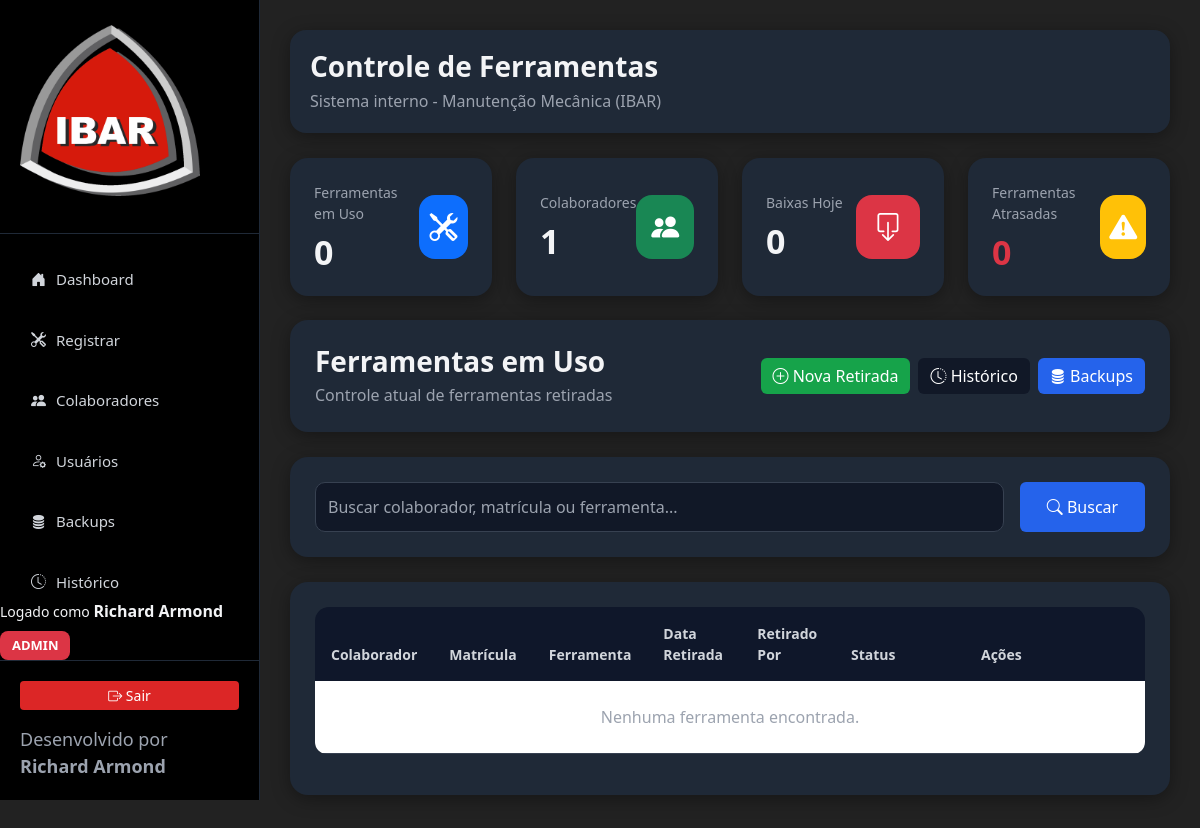
The app's page / (signed in), older data.
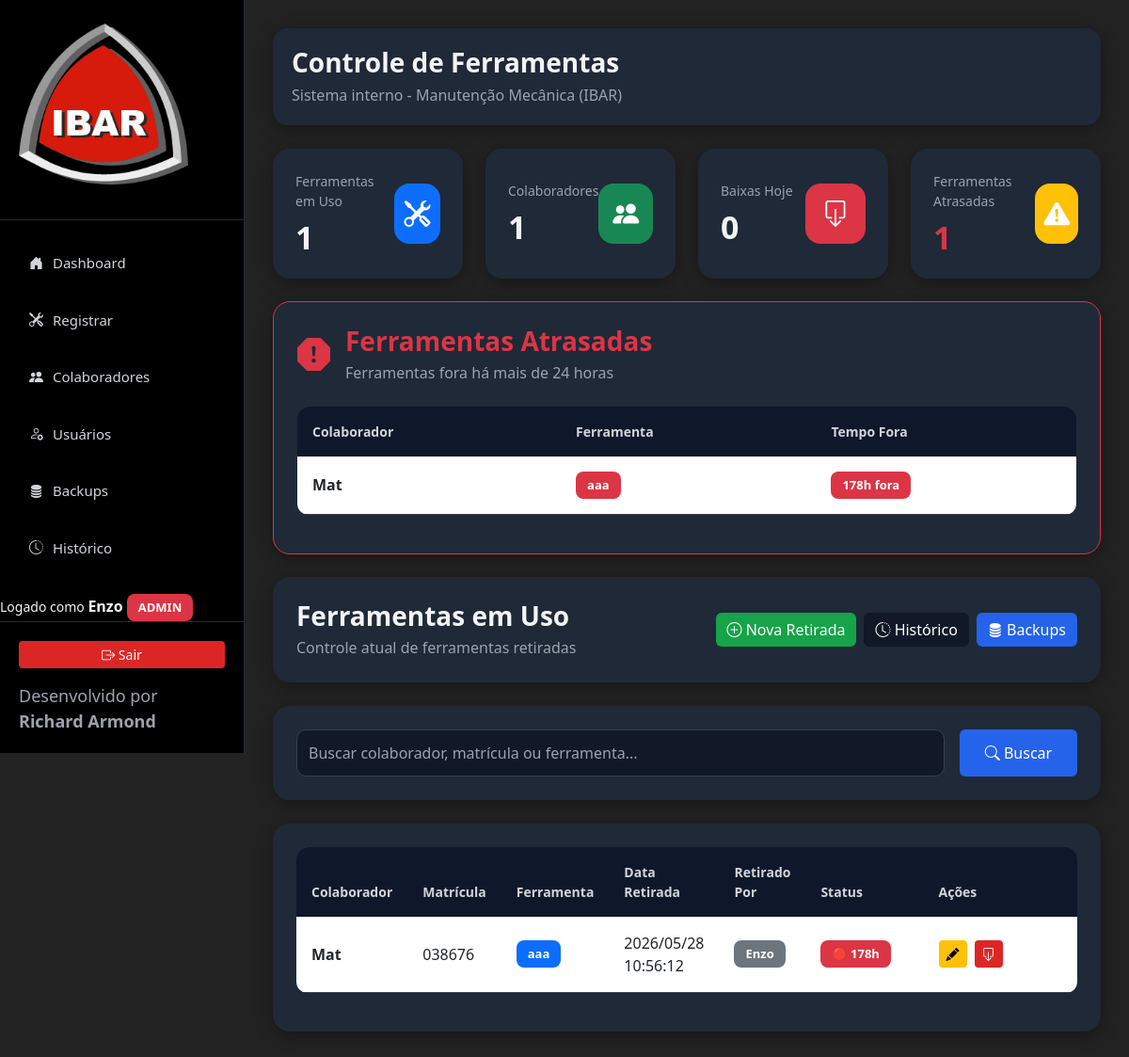
The same page, newer data.
### tables this page shows
CREATE TABLE ferramentas (
            id INTEGER PRIMARY KEY AUTOINCREMENT,

            matricula TEXT NOT NULL,
            nome TEXT NOT NULL,

            ferramenta TEXT NOT NULL,

            data_registro TEXT NOT NULL,

            retirado_por_usuario TEXT,
            retirado_por_nome TEXT
        );

### Ferramentas.py (the view)
@app.route('/')
@login_obrigatorio
def index():
    busca = request.args.get('busca', '').strip()
    with conectar() as con:
        if busca:
            busca_like = f'%{busca}%'
            ferramentas = con.execute('''
            SELECT *
            FROM ferramentas
            WHERE LOWER(nome) LIKE LOWER(?)
               OR LOWER(ferramenta) LIKE LOWER(?)
               OR LOWER(matricula) LIKE LOWER(?)
            ORDER BY data_registro DESC
            ''', (
                busca_like,
                busca_like,
                busca_like
            )).fetchall()
        else:
            ferramentas = con.execute('''
            SELECT *
            FROM ferramentas
            ORDER BY data_registro DESC
            ''').fetchall()
        lista_ferramentas = []
        atrasadas = []
        for f in ferramentas:
            item = dict(f)
            try:
                retirada = datetime.strptime(
                    f['data_registro'],
                    '%Y-%m-%d %H:%M:%S'
                )
                agora = datetime.now()
                diferenca = agora - retirada
                horas = int(diferenca.total_seconds() / 3600)
                item['horas_fora'] = horas
                if horas >= 24:
                    item['status'] = 'danger'
                    atrasadas.append(item)
                elif horas >= 12:
                    item['status'] = 'warning'
                else:
                    item['status'] = 'success'
            except:
                item['horas_fora'] = 0
                item['status'] = 'success'
            lista_ferramentas.append(item)
        total_ferramentas = con.execute('''
        SELECT COUNT(*)
        FROM ferramentas
        ''').fetchone()[0]
        total_colaboradores = con.execute('''
        SELECT COUNT(*)
        FROM usuarios
        ''').fetchone()[0]
        baixadas_hoje = con.execute('''
        SELECT COUNT(*)
        FROM baixadas
        WHERE DATE(data_baixa)=DATE('now')
        ''').fetchone()[0]
        ultima_retirada = con.execute('''
        SELECT nome, ferramenta
        FROM ferramentas
        ORDER BY id DESC
        LIMIT 1
        ''').fetchone()
    return render_template(
        'index.html',
        ferramentas=lista_ferramentas,
        atrasadas=atrasadas,
        busca=busca,
        total_ferramentas=total_ferramentas,
        total_colaboradores=total_colaboradores,
        baixadas_hoje=baixadas_hoje,
        ultima_retirada=ultima_retirada
    )

### templates/index.html
{% extends 'base.html' %}
{% block content %}
<div class="row g-4 mb-4">
    <div class="col-lg-3 col-md-6">
        <div class="dashboard-card">
            <div>
                <p class="dashboard-title">
                    Ferramentas em Uso
                </p>
                <h2>
                    {{ total_ferramentas }}
                </h2>
            </div>
            <div class="dashboard-icon bg-primary">
                <i class="bi bi-tools"></i>
            </div>
        </div>
    </div>
    <div class="col-lg-3 col-md-6">
        <div class="dashboard-card">
            <div>
                <p class="dashboard-title">
                    Colaboradores
                </p>
                <h2>
                    {{ total_colaboradores }}
                </h2>
            </div>
            <div class="dashboard-icon bg-success">
                <i class="bi bi-people-fill"></i>
            </div>
        </div>
    </div>
    <div class="col-lg-3 col-md-6">
        <div class="dashboard-card">
            <div>
                <p class="dashboard-title">
                    Baixas Hoje
                </p>
                <h2>
                    {{ baixadas_hoje }}
                </h2>
            </div>
            <div class="dashboard-icon bg-danger">
                <i class="bi bi-box-arrow-down"></i>
            </div>
        </div>
    </div>
    <div class="col-lg-3 col-md-6">
        <div class="dashboard-card">
            <div>
                <p class="dashboard-title">
                    Ferramentas Atrasadas
                </p>
                <h2 class="text-danger">
                    {{ atrasadas|length }}
                </h2>
            </div>
            <div class="dashboard-icon bg-warning">
                <i class="bi bi-exclamation-triangle-fill"></i>
            </div>
        </div>
    </div>
</div>
{% if atrasadas %}
<div class="card-custom border border-danger mb-4">
    <div class="d-flex align-items-center mb-4">
        <i class="bi bi-exclamation-octagon-fill text-danger me-3"
           style="font-size:35px;"></i>
        <div>
            <h3 class="mb-1 text-danger">
                Ferramentas Atrasadas
            </h3>
            <p class="text-muted mb-0">
                Ferramentas fora há mais de 24 horas
            </p>
        </div>
    </div>
    <div class="table-responsive">
        <table class="table align-middle">
            <thead>
                <tr>
                    <th>Colaborador</th>
                    <th>Ferramenta</th>
                    <th>Tempo Fora</th>
                </tr>
            </thead>
            <tbody>
                {% for a in atrasadas %}
                <tr>
                    <td>
                        <strong>
                            {{ a['nome'] }}
                        </strong>
                    </td>
                    <td>
                        <span class="badge bg-danger">
                            {{ a['ferramenta'] }}
                        </span>
                    </td>
                    <td>
                        <span class="badge bg-danger">
                            {{ a['horas_fora'] }}h fora
                        </span>
                    </td>
                </tr>
                {% endfor %}
            </tbody>
        </table>
    </div>
</div>
{% endif %}
<div class="card-custom">
    <div class="d-flex justify-content-between align-items-center flex-wrap gap-3">
        <div>
            <h3 class="mb-1">
                Ferramentas em Uso
            </h3>
            <p class="text-muted mb-0">
                Controle atual de ferramentas retiradas
            </p>
        </div>
        <div class="d-flex gap-2 flex-wrap">
            <a href="{{ url_for('registrar') }}"
               class="btn btn-success">
                <i class="bi bi-plus-circle"></i>
                Nova Retirada
            </a>
            <a href="{{ url_for('baixadas') }}"
               class="btn btn-dark">
                <i class="bi bi-clock-history"></i>
                Histórico
            </a>
                {% if session['tipo'] == 'admin' %}
                <a href="{{ url_for('backups') }}"
                class="btn btn-primary">
                    <i class="bi bi-database-fill"></i>
                    Backups
                </a>
                {% endif %}
        </div>
    </div>
</div>
<div class="card-custom">
    <form method="get" autocomplete="off">
        <div class="row g-3">
            <div class="col-md-10">
                <input type="text"
                       name="busca"
                       class="form-control"
                       autocomplete="off"
                       placeholder="Buscar colaborador, matrícula ou ferramenta..."
                       value="{{ busca }}">
            </div>
            <div class="col-md-2 d-grid">
                <button type="submit"
                        class="btn btn-primary">
                    <i class="bi bi-search"></i>
                    Buscar
                </button>
            </div>
        </div>
    </form>
</div>
<div class="card-custom">
    <div class="table-responsive">
        <table class="table table-hover align-middle">
            <thead>
                <tr>
                    <th>Colaborador</th>
                    <th>Matrícula</th>
                    <th>Ferramenta</th>
                    <th>Data Retirada</th>
                    <th>Retirado Por</th>
                    <th width="130">Status</th>
                    <th width="180">Ações</th>
                </tr>
            </thead>
            <tbody>
                {% for f in ferramentas %}
                <tr>
                    <td>
                        <strong>
                            {{ f['nome'] }}
                        </strong>
                    </td>
                    <td>
                        {{ f['matricula'] }}
                    </td>
                    <td>
                        <span class="badge bg-primary">
                            {{ f['ferramenta'] }}
                        </span>
                    </td>
                    <td>
                        {{ f['data_registro'].replace('-', '/')
                     .replace('T', ' ') }}
                    </td>
                    <td>
                        <span class="badge bg-secondary">
                            {{ f['retirado_por_nome'] }}
                        </span>
                    </td>
                    <td>
                        {% if f['status'] == 'danger' %}
                            <span class="badge bg-danger">
                                🔴 {{ f['horas_fora'] }}h
                            </span>
                        {% elif f['status'] == 'warning' %}
                            <span class="badge bg-warning text-dark">
                                🟡 {{ f['horas_fora'] }}h
                            </span>
                        {% else %}
                            <span class="badge bg-success">
                                🟢 OK
                            </span>
                        {% endif %}
                    </td>
                    <td>
                        <div class="d-flex gap-2">
                            {% if session['tipo'] == 'admin' %}
                            <a href="{{ url_for('editar', id=f['id']) }}"
                               class="btn btn-warning btn-sm">
                                <i class="bi bi-pencil-fill"></i>
                            </a>
                            {% endif %}
                            <a href="{{ url_for('baixar', id=f['id']) }}"
                               class="btn btn-danger btn-sm">
                                <i class="bi bi-box-arrow-down"></i>
                            </a>
                        </div>
                    </td>
                </tr>
                {% else %}
                <tr>
                    <td colspan="7" class="text-center text-muted py-4">
                        Nenhuma ferramenta encontrada.
                    </td>
                </tr>
                {% endfor %}
            </tbody>
        </table>
    </div>
</div>
{% endblock %}

### templates/base.html (shortened to what this page needs)
<!DOCTYPE html>
<html lang="pt-br">
<head>
    <link href="https://cdn.jsdelivr.net/npm/bootstrap@5.3.0/dist/css/bootstrap.min.css"
          rel="stylesheet">
    <link rel="stylesheet"
          href="https://cdn.jsdelivr.net/npm/bootstrap-icons@1.11.3/font/bootstrap-icons.min.css">
    <link rel="stylesheet"
          href="{{ url_for('static', filename='css/style.css') }}">
</head>
<body>
    <div class="sidebar">
        <div class="logo">
            <img src="{{ url_for('static', filename='img/IBAR.png') }}"
                 alt="IBAR"
                 class="logo-img">
        </div>
        <div class="menu">
            <a href="/">
                <i class="bi bi-house-door-fill"></i>
                Dashboard
            </a>
            <a href="/registrar">
                <i class="bi bi-tools"></i>
                Registrar
            </a>
            {% if session['tipo'] == 'admin' %}
            <a href="/colaboradores">
                <i class="bi bi-people-fill"></i>
                Colaboradores
            </a>
            <a href="/usuarios_sistema">
                <i class="bi bi-person-gear"></i>
                Usuários
            </a>
            <a href="/backups">
                <i class="bi bi-database-fill"></i>
                Backups
            </a>
            {% endif %}
            <a href="/baixadas">
                <i class="bi bi-clock-history"></i>
                Histórico
            </a>
        </div>
        <div class="sidebar-user">
            <small>
                Logado como
            </small>
            <strong>
                {{ session['usuario_nome'] }}
            </strong>
            {% if session['tipo'] == 'admin' %}
                <span class="badge bg-danger mt-2">
                    ADMIN
                </span>
            {% else %}
                <span class="badge bg-primary mt-2">
                    OPERADOR
                </span>
            {% endif %}
        </div>
        <div class="sidebar-footer">
            <a href="/logout"
               class="btn btn-danger btn-sm w-100 mb-3">
                <i class="bi bi-box-arrow-right"></i>
                Sair
            </a>
            Desenvolvido por<br>
            <strong>
                Richard Armond
            </strong>
        </div>
    </div>
    <div class="main-content">
        <div class="topbar">
            <div>
                <h1>
                    Controle de Ferramentas
                </h1>
                <p>
                    Sistema interno - Manutenção Mecânica (IBAR)
                </p>
            </div>
        </div>
        {% block content %}
        {% endblock %}
    </div>
</body>
</html>

Row changes from the older to the newer data that the page shows:
added ferramentas: nome "Mat", ferramenta "aaa", horas_fora "178", matricula "038676", data_registro.replace "2026/05/28 10:56:12", retirado_por_nome "Enzo"
Text that changed along with them:
{{ session['usuario_nome'] }}: "Richard Armond" → "Enzo"
{{ total_ferramentas }}: "0" → "1"
{{ atrasadas|length }}: "0" → "1"
text no longer shown: "Nenhuma ferramenta encontrada."
text now shown: "Ferramentas Atrasadas Ferramentas fora há mais de 24 horas Colaborador Ferramenta Tempo Fora"
